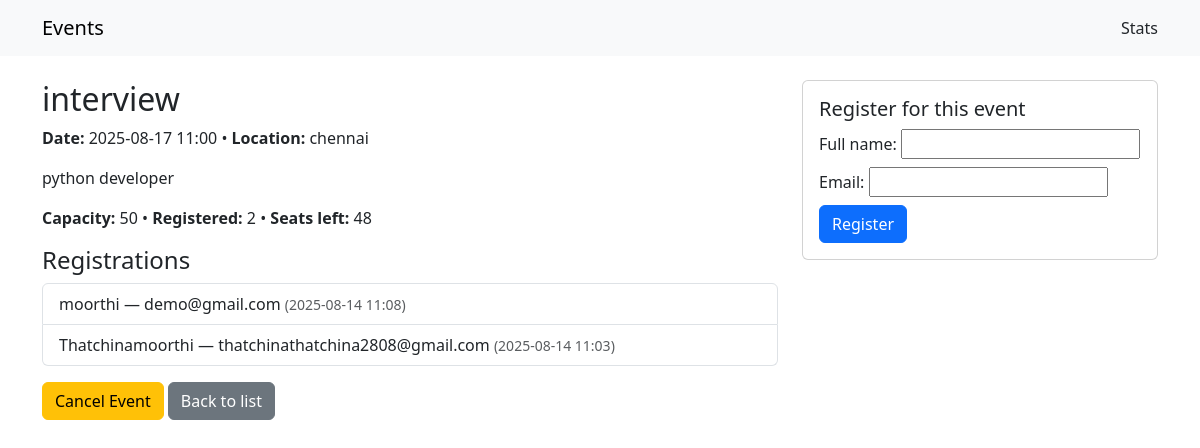
The page /event/1/ on the database its author committed.
### events/models.py (models this page shows, shortened)
class Event(models.Model):
    name = models.CharField(max_length=200)
    description = models.TextField(blank=True)
    location = models.CharField(max_length=200, blank=True)
    start_time = models.DateTimeField()
    capacity = models.PositiveIntegerField(default=0)
    cancelled = models.BooleanField(default=False)
    created_at = models.DateTimeField(auto_now_add=True)

class Registration(models.Model):
    event = models.ForeignKey(Event, on_delete=models.CASCADE, related_name='registrations')
    full_name = models.CharField(max_length=200)
    email = models.EmailField()
    created_at = models.DateTimeField(auto_now_add=True)
    class Meta:
        unique_together = ('event', 'email')  # ensures no duplicate email for same event
        ordering = ['-created_at']

### events/views.py (the view)
# urls.py: path('event/<int:pk>/', views.event_detail, name='detail'),
def event_detail(request, pk):
    event = get_object_or_404(Event, pk=pk)
    registrations = event.registrations.all()
    form = RegistrationForm(event=event)
    return render(request, 'events/event_detail.html', {
        'event': event,
        'registrations': registrations,
        'form': form
    })

### events/forms.py (shortened to what this page needs)
class RegistrationForm(forms.ModelForm):
    class Meta:
        model = Registration
        fields = ['full_name', 'email']
    def __init__(self, *args, **kwargs):
        self.event = kwargs.pop('event', None)
        super().__init__(*args, **kwargs)

### events/models.py (called while the page is built)
    @property
    def registrations_count(self):
        return self.registrations.count()

    @property
    def seats_left(self):
        return max(self.capacity - self.registrations_count, 0)

### events/templates/events/event_detail.html (shortened to what this page needs)
{% extends "events/base.html" %}
{% block content %}
<div class="row">
  <div class="col-md-8">
    <h2>{{ event.name }} {% if event.cancelled %}<span class="badge bg-danger">Cancelled</span>{% endif %}</h2>
    <p><strong>Date:</strong> {{ event.start_time|date:"Y-m-d H:i" }} • <strong>Location:</strong> {{ event.location }}</p>
    <p>{{ event.description }}</p>
    <p><strong>Capacity:</strong> {{ event.capacity }} • <strong>Registered:</strong> {{ event.registrations_count }} • <strong>Seats left:</strong> {{ event.seats_left }}</p>
    <h4>Registrations</h4>
    <ul class="list-group mb-3">
      {% for r in registrations %}
        <li class="list-group-item">{{ r.full_name }} — {{ r.email }} <small class="text-muted">({{ r.created_at|date:"Y-m-d H:i" }})</small></li>
      {% empty %}
        <li class="list-group-item">No registrations yet.</li>
      {% endfor %}
    </ul>
    <a href="{% url 'events:cancel' event.pk %}" class="btn btn-warning">
      {% if event.cancelled %}Reactivate Event{% else %}Cancel Event{% endif %}
    </a>
    <a href="{% url 'events:list' %}" class="btn btn-secondary">Back to list</a>
  </div>
  <div class="col-md-4">
    <div class="card">
      <div class="card-body">
        <h5 class="card-title">Register for this event</h5>
        {% if event.cancelled %}
          <div class="alert alert-danger">This event is cancelled. Registrations are closed.</div>
        {% elif event.seats_left == 0 %}
          <div class="alert alert-warning">Event is full.</div>
        {% else %}
          <form method="post" action="{% url 'events:register' event.pk %}">
            <div class="mb-2">
              {{ form.full_name.label_tag }} {{ form.full_name }}
            </div>
            <div class="mb-2">
              {{ form.email.label_tag }} {{ form.email }}
            </div>
            <button class="btn btn-primary" type="submit">Register</button>
          </form>
        {% endif %}
      </div>
    </div>
  </div>
</div>
{% endblock %}

### events/templates/events/base.html (shortened to what this page needs)
<!doctype html>
<html>
<head>
  <link href="https://cdn.jsdelivr.net/npm/bootstrap@5.3.2/dist/css/bootstrap.min.css" rel="stylesheet">
</head>
<body>
  <nav class="navbar navbar-expand-lg navbar-light bg-light mb-4">
    <div class="container">
      <a class="navbar-brand" href="{% url 'events:list' %}">Events</a>
      <div>
        <a class="nav-link d-inline" href="{% url 'events:stats' %}">Stats</a>
      </div>
    </div>
  </nav>
  <div class="container">
    {% block content %}{% endblock %}
  </div>
</body>
</html>

### rows shown on the page
Event: name "interview", start_time "2025-08-17 11:00", location "chennai", description "python developer", capacity "50", registrations_count "2", seats_left "48"
Registration: full_name "moorthi", email "demo@gmail.com", created_at "2025-08-14 11:08"
Registration: full_name "Thatchinamoorthi", email "thatchinathatchina2808@gmail.com", created_at "2025-08-14 11:03"
